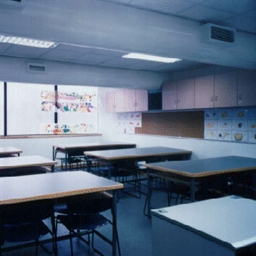
#> input picture human detection dataset/0/10.png, 256 x 256 px; its folder holds only this picture in this run
$ python adaboost.py
#> lines starting #> are read from the running program, lines starting #| are printed output that depends on the picture
import os
import cv2
import numpy as np
from sklearn.model_selection import train_test_split
from sklearn.ensemble import AdaBoostClassifier
from sklearn.metrics import accuracy_score
from skimage.feature import hog
import matplotlib.pyplot as plt

# Function to extract HOG features from images
def extract_hog_features(images, image_size):
    features = []
    for image in images:
        # Resize image
        resized_image = cv2.resize(image, image_size)
        # Extract HOG features
        hog_features = hog(resized_image, pixels_per_cell=(8, 8), cells_per_block=(2, 2))
        features.append(hog_features)
    return np.array(features)

# Function to load images and corresponding labels
def load_data(data_dir, image_size):
#> called with data_dir = 'human detection dataset', image_size = (128, 128)
    images = []
    labels = []
    for label in os.listdir(data_dir):
        label_dir = os.path.join(data_dir, label)
        for image_file in os.listdir(label_dir):
            image_path = os.path.join(label_dir, image_file)
            image = cv2.imread(image_path, cv2.IMREAD_GRAYSCALE)
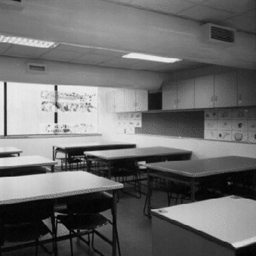
#> image: shape (256, 256); min 0, max 244, mean 108.4
            images.append(image)
            labels.append(int(label))
#> pass 2 of the loop in load_data, `for label in os.listdir(data_dir):`:
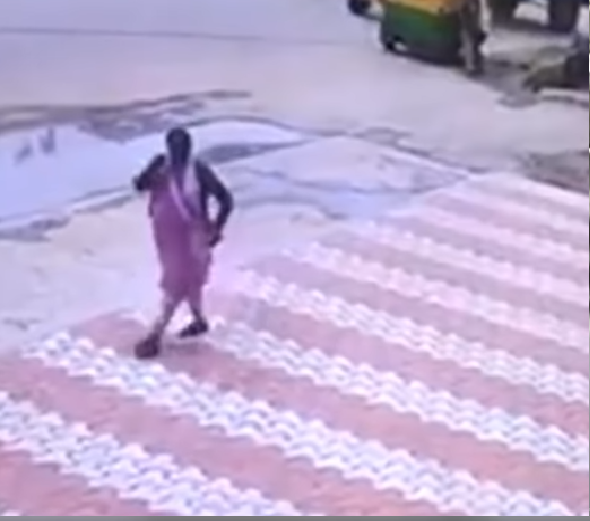
#> input picture human detection dataset/1/100.png, 590 x 521 px
#> in load_data, `image = cv2.imread(image_path, cv2.IMREAD_GRAYSCALE)`:
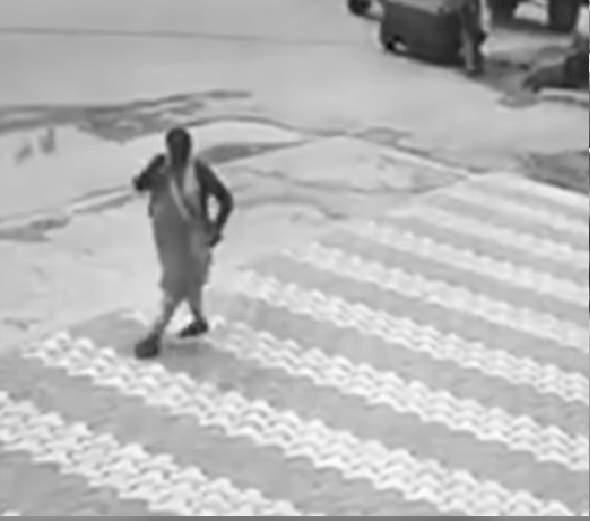
#> image: shape (521, 590); min 0, max 255, mean 183.6
    # Convert images to HOG feature vectors
    features = extract_hog_features(images, image_size)
#> the loop in extract_hog_features, `for image in images:` made 2 passes
#> pass 1, in extract_hog_features, `resized_image = cv2.resize(image, image_size)`:
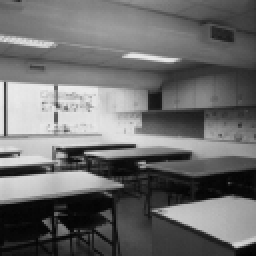
#> resized_image: shape (128, 128) (shown 2 times larger); min 3, max 236, mean 108.5
#> pass 2, in extract_hog_features, `resized_image = cv2.resize(image, image_size)`:
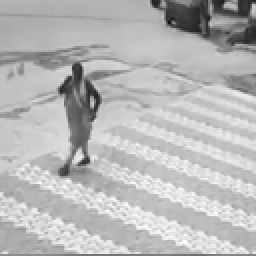
#> resized_image: shape (128, 128) (shown 2 times larger); min 6, max 253, mean 183.7
#> after the loop in extract_hog_features, `for image in images:`: features = 2 items
    return features, np.array(labels)

# Load data
data_dir = 'human detection dataset'

# Load data with images resized to 128x128
features_128, labels_128 = load_data(data_dir, (128, 128))
#> labels_128 = [0, 1]

# Split data into training and testing sets
X_train_128, X_test_128, y_train_128, y_test_128 = train_test_split(features_128, labels_128, test_size=0.2, random_state=42)
#> y_train_128 = [0]; y_test_128 = [1]

# Initialize AdaBoost classifier for 128x128
adaboost_128 = AdaBoostClassifier()

# Train AdaBoost classifier with HOG features of size 128x128
print("Training AdaBoost with HOG features of size 128x128...")
adaboost_128.fit(X_train_128, y_train_128)

# Predictions on training set for 128x128
y_train_pred_128 = adaboost_128.predict(X_train_128)
#> y_train_pred_128 = [0]

# Training accuracy for 128x128
training_accuracy_128 = accuracy_score(y_train_128, y_train_pred_128)
#> training_accuracy_128 = 1
print("Training Accuracy with HOG features of size 128x128:", training_accuracy_128)
#| Training Accuracy with HOG features of size 128x128: 1.0

# Predictions on test set for 128x128
y_pred_128 = adaboost_128.predict(X_test_128)
#> y_pred_128 = [0]

# Testing accuracy for 128x128
testing_accuracy_128 = accuracy_score(y_test_128, y_pred_128)
#> testing_accuracy_128 = 0
print("Testing Accuracy with HOG features of size 128x128:", testing_accuracy_128)
#| Testing Accuracy with HOG features of size 128x128: 0.0

# Load data with images resized to 64x64
features_64, labels_64 = load_data(data_dir, (64, 64))
#> pass 2 of the loop in load_data, `for label in os.listdir(data_dir):`:
#> the loop in extract_hog_features (call 2), `for image in images:` made 2 passes
#> pass 1, in extract_hog_features (call 2), `resized_image = cv2.resize(image, image_size)`:
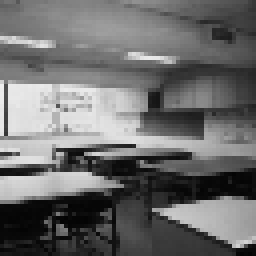
#> resized_image: shape (64, 64) (shown 4 times larger); min 3, max 236, mean 108.4
#> pass 2, in extract_hog_features (call 2), `resized_image = cv2.resize(image, image_size)`:
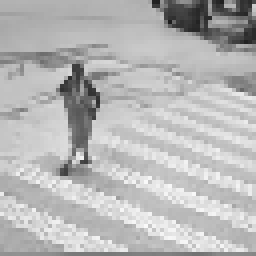
#> resized_image: shape (64, 64) (shown 4 times larger); min 30, max 250, mean 183.2
#> labels_64 = [0, 1]

# Split data into training and testing sets for 64x64
X_train_64, X_test_64, y_train_64, y_test_64 = train_test_split(features_64, labels_64, test_size=0.2, random_state=42)
#> y_train_64 = [0]; y_test_64 = [1]

# Initialize AdaBoost classifier for 64x64
adaboost_64 = AdaBoostClassifier()

# Train AdaBoost classifier with HOG features of size 64x64
print("Training AdaBoost with HOG features of size 64x64...")
adaboost_64.fit(X_train_64, y_train_64)

# Predictions on training set for 64x64
y_train_pred_64 = adaboost_64.predict(X_train_64)
#> y_train_pred_64 = [0]

# Training accuracy for 64x64
training_accuracy_64 = accuracy_score(y_train_64, y_train_pred_64)
#> training_accuracy_64 = 1
print("Training Accuracy with HOG features of size 64x64:", training_accuracy_64)
#| Training Accuracy with HOG features of size 64x64: 1.0

# Predictions on test set for 64x64
y_pred_64 = adaboost_64.predict(X_test_64)
#> y_pred_64 = [0]

# Testing accuracy for 64x64
testing_accuracy_64 = accuracy_score(y_test_64, y_pred_64)
#> testing_accuracy_64 = 0
print("Testing Accuracy with HOG features of size 64x64:", testing_accuracy_64)
#| Testing Accuracy with HOG features of size 64x64: 0.0

# Plot results
labels = ['128x128 Training', '128x128 Testing', '64x64 Training', '64x64 Testing']
accuracies = [training_accuracy_128, testing_accuracy_128, training_accuracy_64, testing_accuracy_64]
#> accuracies = [1, 0, 1, 0]

plt.bar(labels, accuracies, color=['blue', 'green', 'red', 'orange'])
plt.xlabel('Accuracy')
plt.ylabel('Accuracy Score')
plt.title('Training and Testing Accuracy of AdaBoost with HOG features')
plt.show()
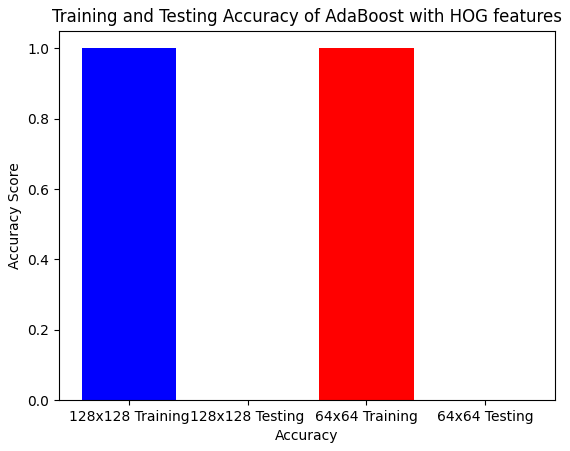
#> figure drawn by matplotlib, 1 panel
